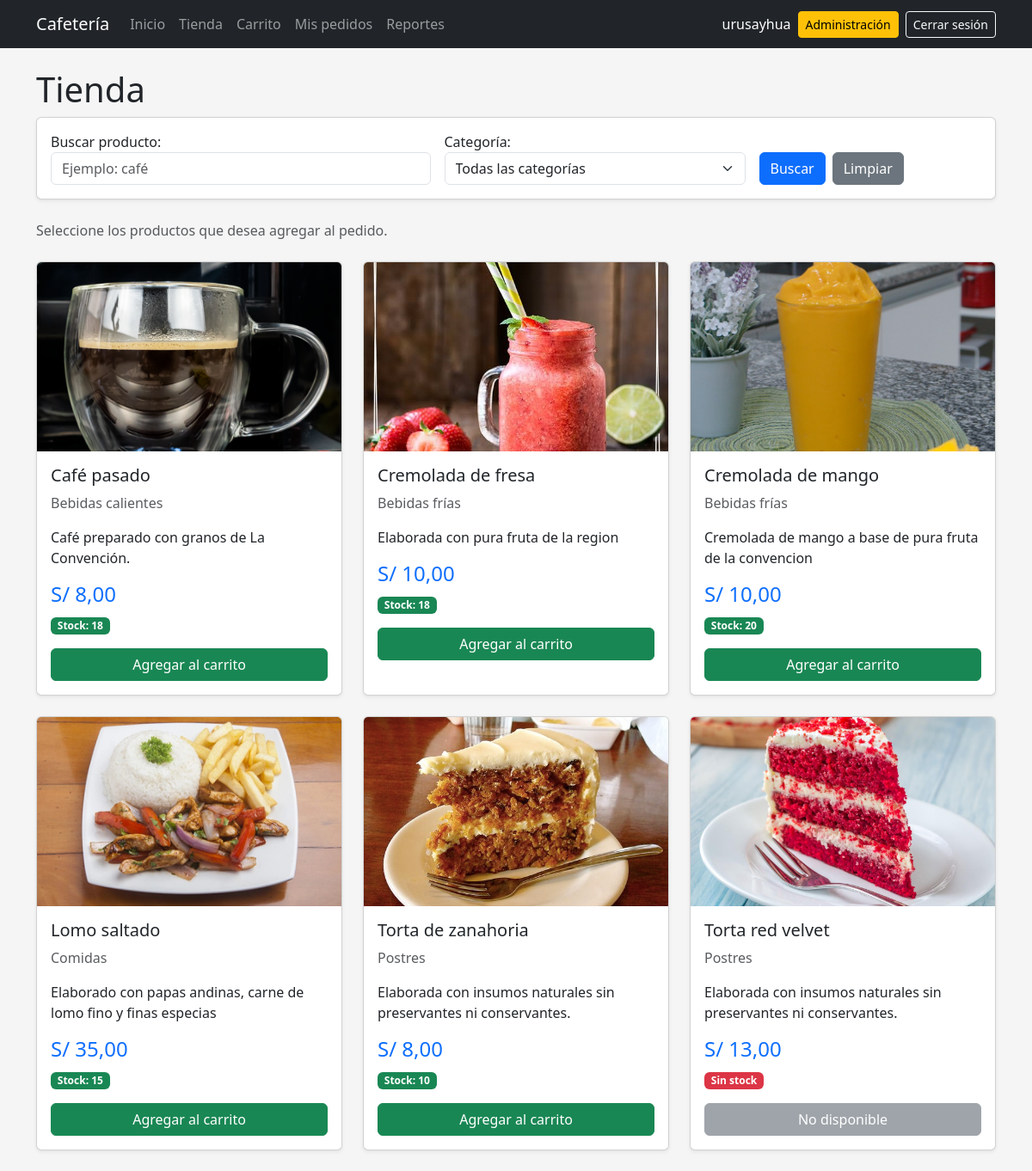
Before: /tienda/ (signed in) with the older database file.
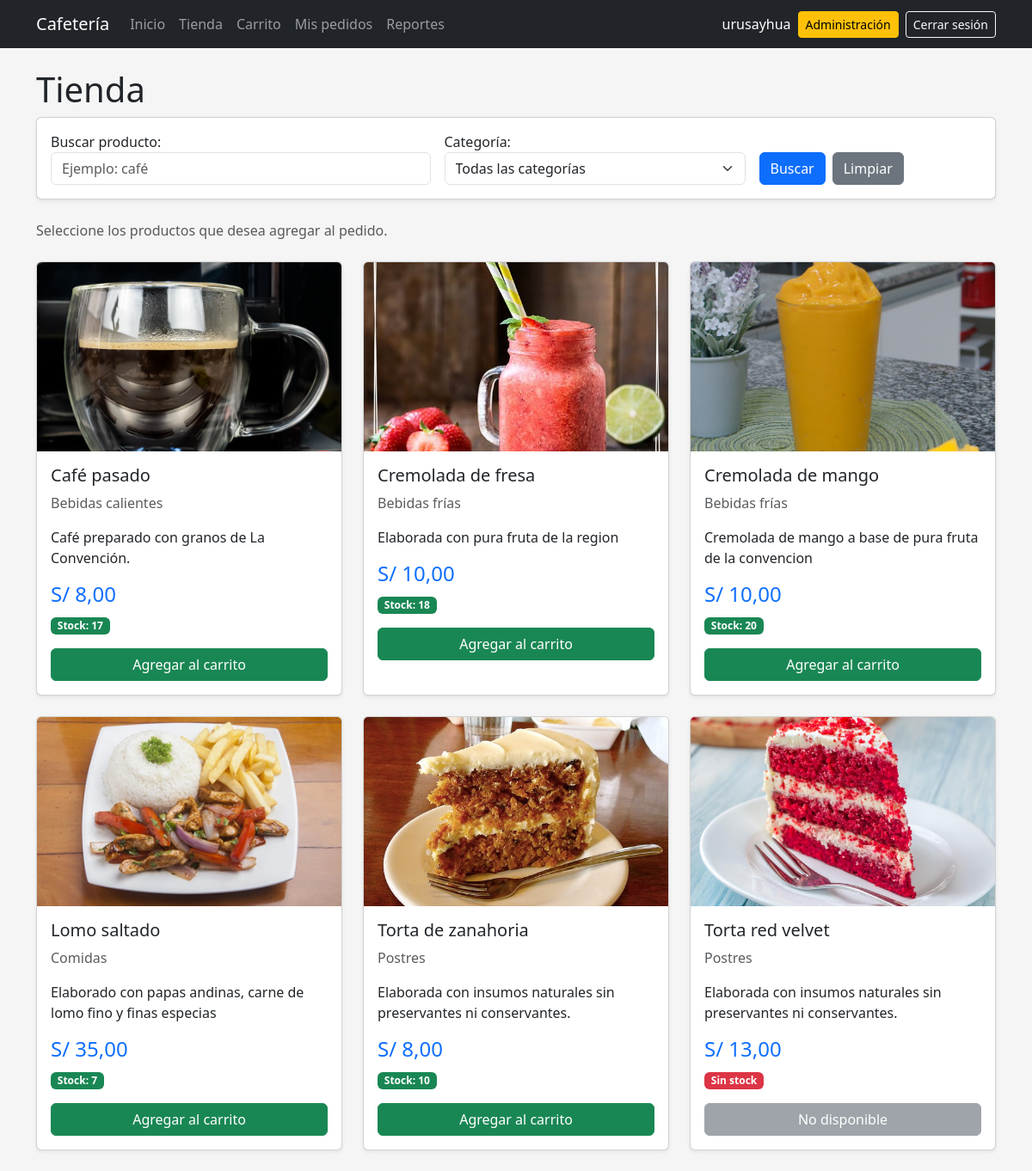
After: the same page with the newer database file.
### pedidos/models.py (models this page shows, shortened)
class Producto(models.Model):
    nombre = models.CharField(max_length=100)
    descripcion = models.TextField(blank=True)
    categoria = models.ForeignKey(
        Categoria,
        on_delete=models.SET_NULL,
        null=True,
        blank=True,
        related_name="productos",
    )
    precio = models.DecimalField(
        max_digits=8,
        decimal_places=2,
    )
    stock = models.PositiveIntegerField(default=0)
    imagen = models.ImageField(
        upload_to="productos/",
        blank=True,
    )
    activo = models.BooleanField(default=True)
    class Meta:
        ordering = ["nombre"]

class Categoria(models.Model):
    nombre = models.CharField(max_length=100)
    descripcion = models.TextField(blank=True)
    activo = models.BooleanField(default=True)
    def __str__(self):
        return self.nombre
    class Meta:
        verbose_name = "Categoría"
        verbose_name_plural = "Categorías"
        ordering = ["nombre"]

### pedidos/views.py (the view, shortened to what this page needs)
@login_required
@login_required
def tienda(request):
    productos = (
        Producto.objects
        .filter(
            activo=True
        )
        .select_related(
            "categoria"
        )
        .order_by(
            "nombre"
        )
    )
    form = ProductoFiltroForm(
        request.GET or None
    )
    return render(
        request,
        "tienda/lista.html",
        {
            "productos": productos,
            "form": form,
        },
    )

### pedidos/forms.py
class ProductoFiltroForm(forms.Form):
    busqueda = forms.CharField(
        required=False,
        label="Buscar producto",
        widget=forms.TextInput(
            attrs={
                "class": "form-control",
                "placeholder": "Ejemplo: café",
            }
        ),
    )
    categoria = forms.ModelChoiceField(
        required=False,
        queryset=Categoria.objects.filter(
            activo=True
        ).order_by("nombre"),
        empty_label="Todas las categorías",
        label="Categoría",
        widget=forms.Select(
            attrs={
                "class": "form-select",
            }
        ),
    )

### pedidos/templates/tienda/lista.html (shortened to what this page needs)
{% extends "base.html" %}
{% block content %}
<div class="mb-4">
    <h1>
        Tienda
    </h1>
<div class="card mb-4 shadow-sm">
    <div class="card-body">
        <form method="get">
            <div class="row g-3 align-items-end">
                <div class="col-md-5">
                    {{ form.busqueda.label_tag }}
                    {{ form.busqueda }}
                </div>
                <div class="col-md-4">
                    {{ form.categoria.label_tag }}
                    {{ form.categoria }}
                </div>
                <div class="col-md-3">
                    <div class="d-flex gap-2">
                        <button
                            type="submit"
                            class="btn btn-primary"
                        >
                            Buscar
                        </button>
                        <a
                            href="{% url 'tienda' %}"
                            class="btn btn-secondary"
                        >
                            Limpiar
                        </a>
                    </div>
                </div>
            </div>
        </form>
    </div>
</div>
    <p class="text-muted">
        Seleccione los productos
        que desea agregar al pedido.
    </p>
</div>
<div class="row g-4">
    {% for producto in productos %}
    <div class="col-md-6 col-lg-4">
        <div class="card h-100 shadow-sm">
            {% if producto.imagen %}
            <img src="{{ producto.imagen.url }}" class="card-img-top producto-imagen" alt="{{ producto.nombre }}">
            {% else %}
            <div class="producto-sin-imagen">
                Sin imagen
            </div>
            {% endif %}
            <div class="card-body">
                <h5 class="card-title">
                    {{ producto.nombre }}
                </h5>
                <p class="text-muted">
                    {% if producto.categoria %}
                    {{ producto.categoria.nombre }}
                    {% else %}
                    Sin categoría
                    {% endif %}
                </p>
                <p>
                    {{ producto.descripcion }}
                </p>
                <h4 class="text-primary">
                    S/ {{ producto.precio }}
                </h4>
                {% if producto.stock > 0 %}
                <p>
                    <span class="badge text-bg-success">
                        Stock:
                        {{ producto.stock }}
                    </span>
                </p>
                <form method="post" action="{% url 'agregar_producto' producto.id %}">
                    <button type="submit" class="btn btn-success w-100">
                        Agregar al carrito
                    </button>
                </form>
                {% else %}
                <p>
                    <span class="badge text-bg-danger">
                        Sin stock
                    </span>
                </p>
                <button class="btn btn-secondary w-100" disabled>
                    No disponible
                </button>
                {% endif %}
            </div>
        </div>
    </div>
    {% empty %}
    <div class="col-12">
        <div class="alert alert-info">
            No existen productos disponibles.
        </div>
    </div>
    {% endfor %}
</div>
{% endblock %}

Changed rows visible on the page:
changed Producto "Café pasado": stock "18" → "17"
changed Producto "Lomo saltado": stock "15" → "7"
